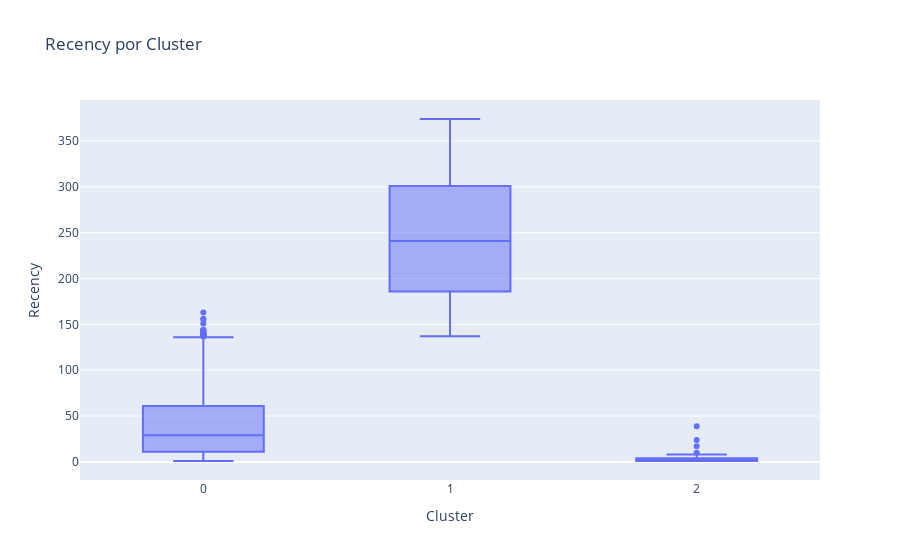
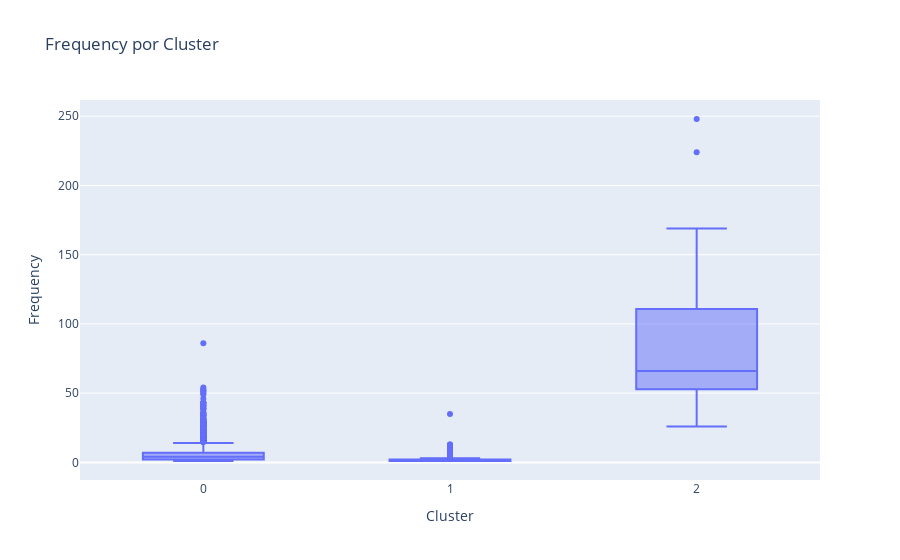
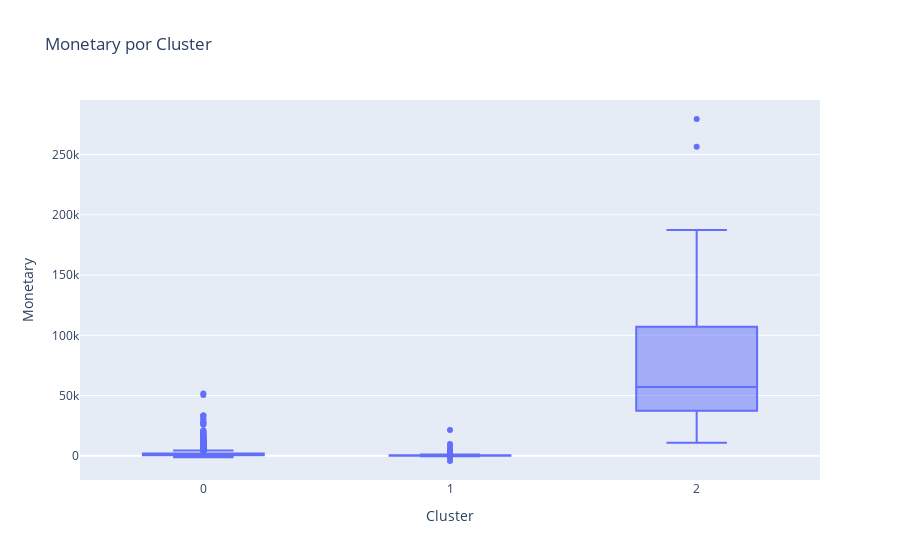

The notebook cell saved with these charts, in order:
### Code cell
# Boxplot Recency
fig_recency = px.box(rfm, x="Cluster", y="Recency", title="Recency por Cluster")
fig_recency.show()

# Boxplot Frequency
fig_frequency = px.box(rfm, x="Cluster", y="Frequency", title="Frequency por Cluster")
fig_frequency.show()

# Boxplot Monetary
fig_monetary = px.box(rfm, x="Cluster", y="Monetary", title="Monetary por Cluster")
fig_monetary.show()

### Figure 1 — Plotly figure (JSON) as saved in the notebook; plotly's stock layout.template omitted (floating-point values rounded to 4 significant figures; data arrays with more than 128 entries replaced by an {"elided": "..."} marker saying what was removed)
{"data": [{"alignmentgroup": "True", "hovertemplate": "Cluster=%{x}<br>Recency=%{y}<extra></extra>", "legendgroup": "", "marker": {"color": "#636efa"}, "name": "", "notched": false, "offsetgroup": "", "orientation": "v", "showlegend": false, "type": "box", "x": {"elided": "4372 int values"}, "x0": " ", "xaxis": "x", "y": {"elided": "4372 int values"}, "y0": " ", "yaxis": "y"}], "layout": {"boxmode": "group", "legend": {"tracegroupgap": 0}, "title": {"text": "Recency por Cluster"}, "xaxis": {"anchor": "y", "domain": [0, 1], "title": {"text": "Cluster"}}, "yaxis": {"anchor": "x", "domain": [0, 1], "title": {"text": "Recency"}}}}

### Figure 2 — Plotly figure (JSON) as saved in the notebook; plotly's stock layout.template omitted (floating-point values rounded to 4 significant figures; data arrays with more than 128 entries replaced by an {"elided": "..."} marker saying what was removed)
{"data": [{"alignmentgroup": "True", "hovertemplate": "Cluster=%{x}<br>Frequency=%{y}<extra></extra>", "legendgroup": "", "marker": {"color": "#636efa"}, "name": "", "notched": false, "offsetgroup": "", "orientation": "v", "showlegend": false, "type": "box", "x": {"elided": "4372 int values"}, "x0": " ", "xaxis": "x", "y": {"elided": "4372 int values"}, "y0": " ", "yaxis": "y"}], "layout": {"boxmode": "group", "legend": {"tracegroupgap": 0}, "title": {"text": "Frequency por Cluster"}, "xaxis": {"anchor": "y", "domain": [0, 1], "title": {"text": "Cluster"}}, "yaxis": {"anchor": "x", "domain": [0, 1], "title": {"text": "Frequency"}}}}

### Figure 3 — Plotly figure (JSON) as saved in the notebook; plotly's stock layout.template omitted (floating-point values rounded to 4 significant figures; data arrays with more than 128 entries replaced by an {"elided": "..."} marker saying what was removed)
{"data": [{"alignmentgroup": "True", "hovertemplate": "Cluster=%{x}<br>Monetary=%{y}<extra></extra>", "legendgroup": "", "marker": {"color": "#636efa"}, "name": "", "notched": false, "offsetgroup": "", "orientation": "v", "showlegend": false, "type": "box", "x": {"elided": "4372 int values"}, "x0": " ", "xaxis": "x", "y": {"elided": "4372 float values"}, "y0": " ", "yaxis": "y"}], "layout": {"boxmode": "group", "legend": {"tracegroupgap": 0}, "title": {"text": "Monetary por Cluster"}, "xaxis": {"anchor": "y", "domain": [0, 1], "title": {"text": "Cluster"}}, "yaxis": {"anchor": "x", "domain": [0, 1], "title": {"text": "Monetary"}}}}
